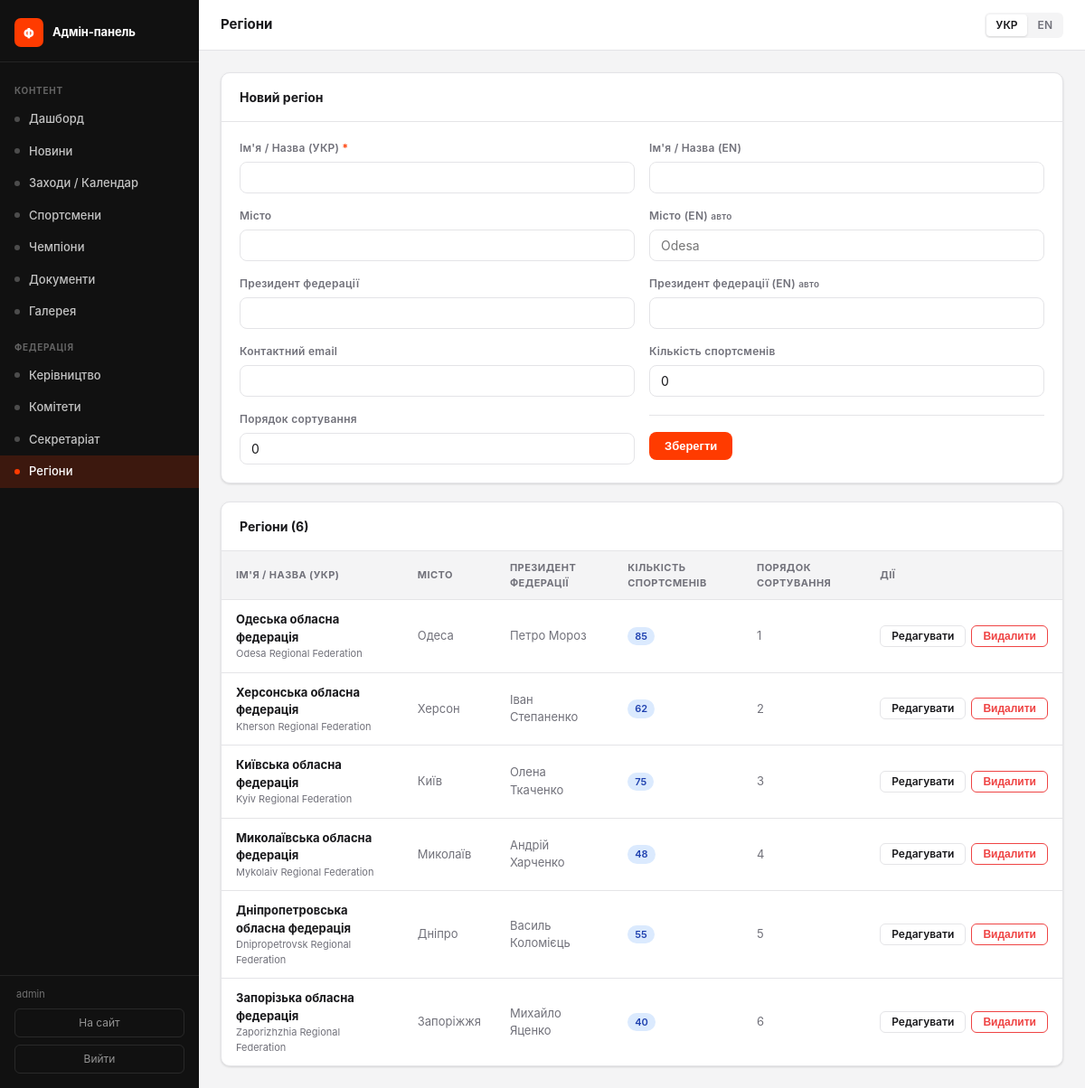
The page /admin/regions (signed in) on the database its author committed.
### tables this page shows
CREATE TABLE regions (
        id INTEGER PRIMARY KEY AUTOINCREMENT,
        name TEXT NOT NULL,
        name_en TEXT,
        city TEXT,
        president TEXT,
        contact_email TEXT,
        athletes_count INTEGER DEFAULT 0,
        sort_order INTEGER DEFAULT 0
    , contact_phone TEXT, city_en TEXT, president_en TEXT);

### admin.py (the view)
@admin_bp.route('/regions')
@require_admin
def regions_list():
    rows = db.get_regions()
    return render_template('admin/regions.html', items=rows)

### admin.py (called while the page is built)
def _lang():
    return session.get('admin_lang', 'uk')

def require_admin(f):
    @functools.wraps(f)
    def decorated(*args, **kwargs):
        if not session.get('admin_logged_in'):
            return redirect(url_for('admin.login'))
        return f(*args, **kwargs)
    return decorated

@admin_bp.context_processor
def _ctx():
    lang = _lang()
    return {
        'admin_lang': lang,
        'L': _L[lang],
        'admin_user': session.get('admin_username', ''),
        'req_endpoint': request.endpoint or '',
    }

### app.py (called while the page is built)
@app.before_request
def set_language():
    lang = request.cookies.get('lang', 'uk')
    g.lang = lang if lang in SUPPORTED_LANGS else 'uk'
    g.t    = make_t(g.lang)

@app.context_processor
def inject_globals():
    return {
        'current_year': datetime.today().year,
        'lang': g.lang,
        't': g.t,
        'icon': _icon,
    }

def _fix_text_node(text):
    text = _PREP_RE.sub(lambda m: m.group(1) + ' ', text)
    text = _YEAR_RE.sub(r'\1 \2', text)
    return text

### db.py (called while the page is built)
def get_db():
    conn = sqlite3.connect(DB_PATH)
    conn.row_factory = sqlite3.Row
    conn.execute("PRAGMA journal_mode=WAL")
    return conn

def get_regions():
    conn = get_db()
    rows = conn.execute("SELECT * FROM regions ORDER BY sort_order, name").fetchall()
    conn.close()
    return rows

### translations.py (called while the page is built)
def make_t(lang):
    d = TRANSLATIONS.get(lang, UK)
    def t(key):
        return d.get(key, UK.get(key, key))
    return t

### templates/admin/regions.html (shortened to what this page needs)
{% extends "admin/base.html" %}
{% block page_title %}{{ L.regions }}{% endblock %}
{% block content %}
{% set editing = edit_item is defined and edit_item %}
<div class="a-card" style="margin-bottom:1.25rem;">
  <div class="a-card-header">
    <div class="a-card-title">{{ L.edit_region if editing else L.new_region }}</div>
  </div>
  <div class="a-card-body">
    <form method="post"
          action="{{ '/admin/regions/' ~ edit_item.id ~ '/edit' if editing else '/admin/regions/new' }}">
      <div class="a-form-grid cols-2">
        <div class="a-form-group">
          <label class="a-form-label">{{ L.name_uk }} <span>*</span></label>
          <input class="a-input" name="name" type="text" required
                 value="{{ edit_item.name if editing else '' }}">
        </div>
        <div class="a-form-group">
          <label class="a-form-label">{{ L.name_en }}</label>
          <input class="a-input" name="name_en" type="text"
                 value="{{ edit_item.name_en if editing else '' }}">
        </div>
        <div class="a-form-group">
          <label class="a-form-label">{{ L.city }}</label>
          <input class="a-input" name="city" type="text"
                 value="{{ edit_item.city if editing else '' }}">
        </div>
        <div class="a-form-group">
          <label class="a-form-label">{{ L.city }} (EN) <small class="muted">{{ 'авто' if admin_lang == 'uk' else 'auto' }}</small></label>
          <input class="a-input" name="city_en" type="text" placeholder="Odesa"
                 value="{{ edit_item.city_en if editing else '' }}">
        </div>
        <div class="a-form-group">
          <label class="a-form-label">{{ L.president }}</label>
          <input class="a-input" name="president" type="text"
                 value="{{ edit_item.president if editing else '' }}">
        </div>
        <div class="a-form-group">
          <label class="a-form-label">{{ L.president }} (EN) <small class="muted">{{ 'авто' if admin_lang == 'uk' else 'auto' }}</small></label>
          <input class="a-input" name="president_en" type="text"
                 value="{{ edit_item.president_en if editing else '' }}">
        </div>
        <div class="a-form-group">
          <label class="a-form-label">{{ L.contact_email }}</label>
          <input class="a-input" name="contact_email" type="email"
                 value="{{ edit_item.contact_email if editing else '' }}">
        </div>
        <div class="a-form-group">
          <label class="a-form-label">{{ L.athletes_count }}</label>
          <input class="a-input" name="athletes_count" type="number" min="0"
                 value="{{ edit_item.athletes_count if editing else 0 }}">
        </div>
        <div class="a-form-group">
          <label class="a-form-label">{{ L.sort_order }}</label>
          <input class="a-input" name="sort_order" type="number" min="0"
                 value="{{ edit_item.sort_order if editing else 0 }}">
        </div>
        <div class="a-form-actions full">
          <button class="btn btn-primary" type="submit">{{ L.save }}</button>
        </div>
      </div>
    </form>
  </div>
</div>
<div class="a-card">
  <div class="a-card-header">
    <div class="a-card-title">{{ L.regions }} ({{ items|length }})</div>
  </div>
  {% if items %}
  <table class="a-table">
    <thead>
      <tr>
        <th>{{ L.name_uk }}</th>
        <th>{{ L.city }}</th>
        <th>{{ L.president }}</th>
        <th>{{ L.athletes_count }}</th>
        <th>{{ L.sort_order }}</th>
        <th>{{ L.actions }}</th>
      </tr>
    </thead>
    <tbody>
      {% for item in items %}
      <tr>
        <td>
          <strong>{{ item.name }}</strong>
          {% if item.name_en %}<div class="muted" style="font-size:11px;">{{ item.name_en }}</div>{% endif %}
        </td>
        <td class="muted">{{ item.city or '—' }}</td>
        <td class="muted">{{ item.president or '—' }}</td>
        <td><span class="badge badge-blue">{{ item.athletes_count }}</span></td>
        <td class="muted">{{ item.sort_order }}</td>
        <td>
          <div class="a-actions">
            <a class="btn btn-ghost btn-sm" href="/admin/regions/{{ item.id }}/edit">{{ L.edit }}</a>
            <form method="post" action="/admin/regions/{{ item.id }}/delete" style="display:inline;"
                  onsubmit="return confirm('{{ L.confirm_delete }}')">
              <button class="btn btn-sm" style="color:var(--danger);border-color:currentColor;background:transparent;" type="submit">{{ L.delete }}</button>
            </form>
          </div>
        </td>
      </tr>
      {% endfor %}
    </tbody>
  </table>
  {% else %}
  <div class="a-empty">{{ 'Записів ще немає' if admin_lang == 'uk' else 'No records yet' }}</div>
  {% endif %}
</div>
{% endblock %}

### static/css/admin.css (style rules this page uses)
*, *::before, *::after { box-sizing: border-box; margin: 0; padding: 0; }
:root { --brand: #FF3B00; --brand-hover: #e03200; --sidebar-w: 220px; --sidebar-bg: #111; --sidebar-text: rgba(255,255,255,.75); --sidebar-active: #FF3B00; --bg: #f4f4f5; --surface: #fff; --border: #e4e4e7; --text: #18181b; --muted: #71717a; --radius: 10px; --danger: #ef4444; --success: #22c55e; --shadow: 0 1px 3px rgba(0,0,0,.08), 0 1px 2px rgba(0,0,0,.06); }
html, body { height: 100%; }
body { font-family: -apple-system, BlinkMacSystemFont, 'Segoe UI', Helvetica, Arial, sans-serif; font-size: 14px; line-height: 1.5; color: var(--text); background: var(--bg); }
.a-card { background: var(--surface); border: 1px solid var(--border); border-radius: var(--radius); box-shadow: var(--shadow); overflow: hidden; }
.a-card-header { padding: 1rem 1.25rem; border-bottom: 1px solid var(--border); display: flex; align-items: center; gap: .75rem; }
.a-card-title { font-size: 14px; font-weight: 700; flex: 1; }
.a-card-body { padding: 1.25rem; }
.a-table { width: 100%; border-collapse: collapse; font-size: 13px; }
.a-table th { text-align: left; padding: .625rem 1rem; font-size: 11px; font-weight: 700; letter-spacing: .04em; text-transform: uppercase; color: var(--muted); background: var(--bg); border-bottom: 1px solid var(--border); }
.a-table td { padding: .75rem 1rem; border-bottom: 1px solid var(--border); vertical-align: middle; }
.a-table tr:last-child td { border-bottom: none; }
.a-table .muted { color: var(--muted); }
.a-table .a-actions { display: flex; gap: .375rem; align-items: center; }
.badge { display: inline-flex; align-items: center; padding: 2px 8px; border-radius: 100px; font-size: 11px; font-weight: 600; line-height: 1.5; }
.badge-blue { background: #dbeafe; color: #1e40af; }
.btn { display: inline-flex; align-items: center; gap: .375rem; padding: .5rem 1rem; border-radius: 8px; font-size: 13px; font-weight: 600; cursor: pointer; border: 1px solid transparent; text-decoration: none; transition: all .15s; line-height: 1; }
.btn-primary { background: var(--brand); color: #fff; }
.btn-ghost { background: transparent; color: var(--text); border-color: var(--border); }
.btn-sm { padding: .3rem .75rem; font-size: 12px; border-radius: 6px; }
.a-form-grid { display: grid; gap: 1rem; }
.a-form-grid.cols-2 { grid-template-columns: 1fr 1fr; }
.a-form-group { display: flex; flex-direction: column; gap: .375rem; }
.a-form-label { font-size: 12px; font-weight: 600; color: var(--muted); letter-spacing: .02em; }
.a-form-label span { color: var(--brand); }
.a-input, .a-select, .a-textarea { width: 100%; padding: .5rem .75rem; border: 1px solid var(--border); border-radius: 8px; font-size: 14px; color: var(--text); background: var(--surface); transition: border-color .15s, box-shadow .15s; font-family: inherit; }
.a-form-actions { display: flex; gap: .75rem; align-items: center; padding-top: .75rem; border-top: 1px solid var(--border); margin-top: .25rem; }

### rows shown on the page
regions: name "Одеська обласна федерація", name_en "Odesa Regional Federation", city "Одеса", president "Петро Мороз", athletes_count "85", sort_order "1", edit "Редагувати", delete "Видалити"
regions: name "Херсонська обласна федерація", name_en "Kherson Regional Federation", city "Херсон", president "Іван Степаненко", athletes_count "62", sort_order "2", edit "Редагувати", delete "Видалити"
regions: name "Київська обласна федерація", name_en "Kyiv Regional Federation", city "Київ", president "Олена Ткаченко", athletes_count "75", sort_order "3", edit "Редагувати", delete "Видалити"
regions: name "Миколаївська обласна федерація", name_en "Mykolaiv Regional Federation", city "Миколаїв", president "Андрій Харченко", athletes_count "48", sort_order "4", edit "Редагувати", delete "Видалити"
regions: name "Дніпропетровська обласна федерація", name_en "Dnipropetrovsk Regional Federation", city "Дніпро", president "Василь Коломієць", athletes_count "55", sort_order "5", edit "Редагувати", delete "Видалити"
regions: name "Запорізька обласна федерація", name_en "Zaporizhzhia Regional Federation", city "Запоріжжя", president "Михайло Яценко", athletes_count "40", sort_order "6", edit "Редагувати", delete "Видалити"

### other values the page prints
{{ L.admin_panel }} "Адмін-панель"
{{ 'Контент' if admin_lang == 'uk' else 'Content' }} "КОНТЕНТ"
{{ L.dashboard }} "Дашборд"
{{ L.news }} "Новини"
{{ L.events }} "Заходи / Календар"
{{ L.athletes }} "Спортсмени"
{{ L.champions }} "Чемпіони"
{{ L.documents }} "Документи"
{{ L.gallery }} "Галерея"
{{ 'Федерація' if admin_lang == 'uk' else 'Federation' }} "ФЕДЕРАЦІЯ"
{{ L.leadership }} "Керівництво"
{{ L.committees }} "Комітети"
{{ L.secretariat }} "Секретаріат"
{{ L.regions }} "Регіони"
{{ admin_user }} "admin"
